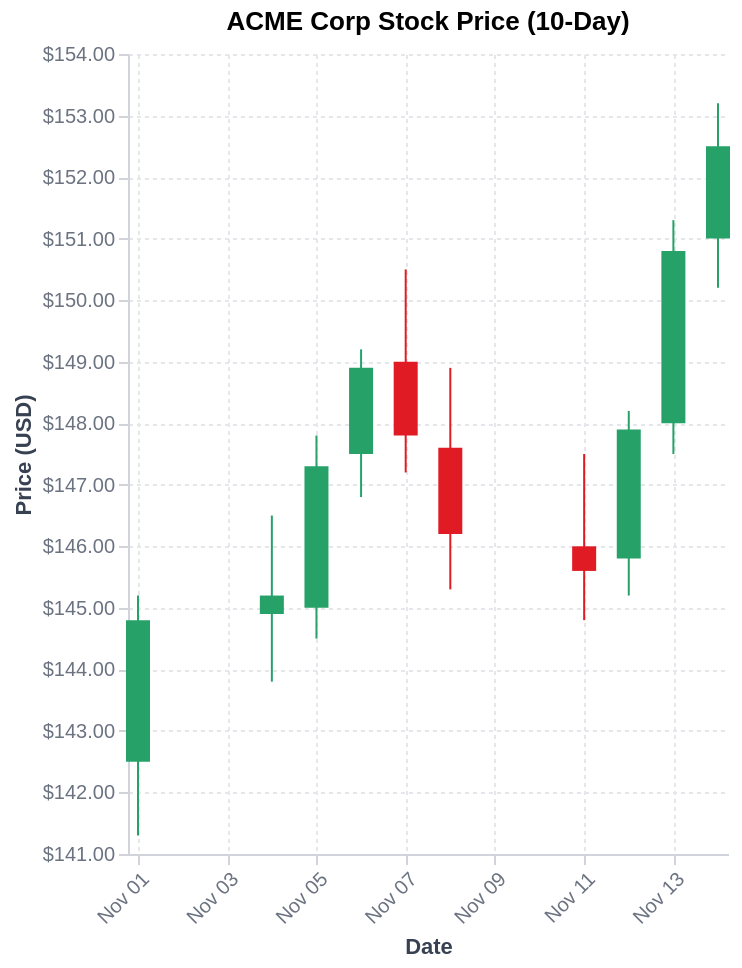

The specification (Vega-Lite) saved for this image:
### Vega-Lite specification from a JSON file in a GitHub repository (floating-point values rounded to 4 significant figures)
{"$schema": "https://vega.github.io/schema/vega-lite/v6.json", "_metadata": {"dataFormat": "Array of objects with 'date' (temporal ISO 8601 string), 'open' (quantitative), 'high' (quantitative), 'low' (quantitative), and 'close' (quantitative) fields. One object per trading period.", "customization": ["Replace 'values' array with your OHLC data", "Change field names in the transform, layer encodings, and tooltip definitions", "Adjust the bullish/bearish colors in layer[0] and layer[1] color conditions (default: green #26a269 / red #e01b24)", "Change layer[1].mark.width to adjust candle body thickness", "Adjust axis formats in layer[0].encoding for your price units", "Modify title and description for your context"], "notes": "Uses a layered spec: layer[0] draws high-low wicks (rule marks), layer[1] draws open-close bodies (bar marks). A calculated 'bullish' field drives conditional coloring."}, "title": "ACME Corp Stock Price (10-Day)", "description": "Candlestick chart showing daily OHLC price movements. Green candles indicate bullish days (close above open), red candles indicate bearish days (close below open).", "width": "container", "height": 400, "data": {"values": [{"date": "2024-11-01", "open": 142.5, "high": 145.2, "low": 141.3, "close": 144.8}, {"date": "2024-11-04", "open": 144.9, "high": 146.5, "low": 143.8, "close": 145.2}, {"date": "2024-11-05", "open": 145.0, "high": 147.8, "low": 144.5, "close": 147.3}, {"date": "2024-11-06", "open": 147.5, "high": 149.2, "low": 146.8, "close": 148.9}, {"date": "2024-11-07", "open": 149.0, "high": 150.5, "low": 147.2, "close": 147.8}, {"date": "2024-11-08", "open": 147.6, "high": 148.9, "low": 145.3, "close": 146.2}, {"date": "2024-11-11", "open": 146.0, "high": 147.5, "low": 144.8, "close": 145.6}, {"date": "2024-11-12", "open": 145.8, "high": 148.2, "low": 145.2, "close": 147.9}, {"date": "2024-11-13", "open": 148.0, "high": 151.3, "low": 147.5, "close": 150.8}, {"date": "2024-11-14", "open": 151.0, "high": 153.2, "low": 150.2, "close": 152.5}]}, "transform": [{"calculate": "datum.open <= datum.close", "as": "bullish"}], "layer": [{"description": "High-low range (wicks/shadows)", "mark": {"type": "rule", "tooltip": true}, "encoding": {"x": {"field": "date", "type": "temporal", "title": "Date", "axis": {"format": "%b %d", "labelAngle": -45, "grid": true, "gridDash": [2, 2], "gridColor": "#e5e7eb"}}, "y": {"field": "low", "type": "quantitative", "title": "Price (USD)", "scale": {"zero": false}, "axis": {"format": "$,.2f", "grid": true, "gridDash": [2, 2], "gridColor": "#e5e7eb"}}, "y2": {"field": "high"}, "color": {"condition": {"test": "datum.bullish", "value": "#26a269"}, "value": "#e01b24"}, "tooltip": [{"field": "date", "type": "temporal", "title": "Date", "format": "%B %d, %Y"}, {"field": "open", "type": "quantitative", "title": "Open", "format": "$,.2f"}, {"field": "high", "type": "quantitative", "title": "High", "format": "$,.2f"}, {"field": "low", "type": "quantitative", "title": "Low", "format": "$,.2f"}, {"field": "close", "type": "quantitative", "title": "Close", "format": "$,.2f"}]}}, {"description": "Open-close range (candle body)", "mark": {"type": "bar", "tooltip": true, "width": 12}, "encoding": {"x": {"field": "date", "type": "temporal"}, "y": {"field": "open", "type": "quantitative"}, "y2": {"field": "close"}, "color": {"condition": {"test": "datum.bullish", "value": "#26a269"}, "value": "#e01b24"}, "tooltip": [{"field": "date", "type": "temporal", "title": "Date", "format": "%B %d, %Y"}, {"field": "open", "type": "quantitative", "title": "Open", "format": "$,.2f"}, {"field": "high", "type": "quantitative", "title": "High", "format": "$,.2f"}, {"field": "low", "type": "quantitative", "title": "Low", "format": "$,.2f"}, {"field": "close", "type": "quantitative", "title": "Close", "format": "$,.2f"}]}}], "config": {"view": {"stroke": null}, "axis": {"labelColor": "#6b7280", "titleColor": "#374151", "tickColor": "#d1d5db", "domainColor": "#d1d5db"}}}
